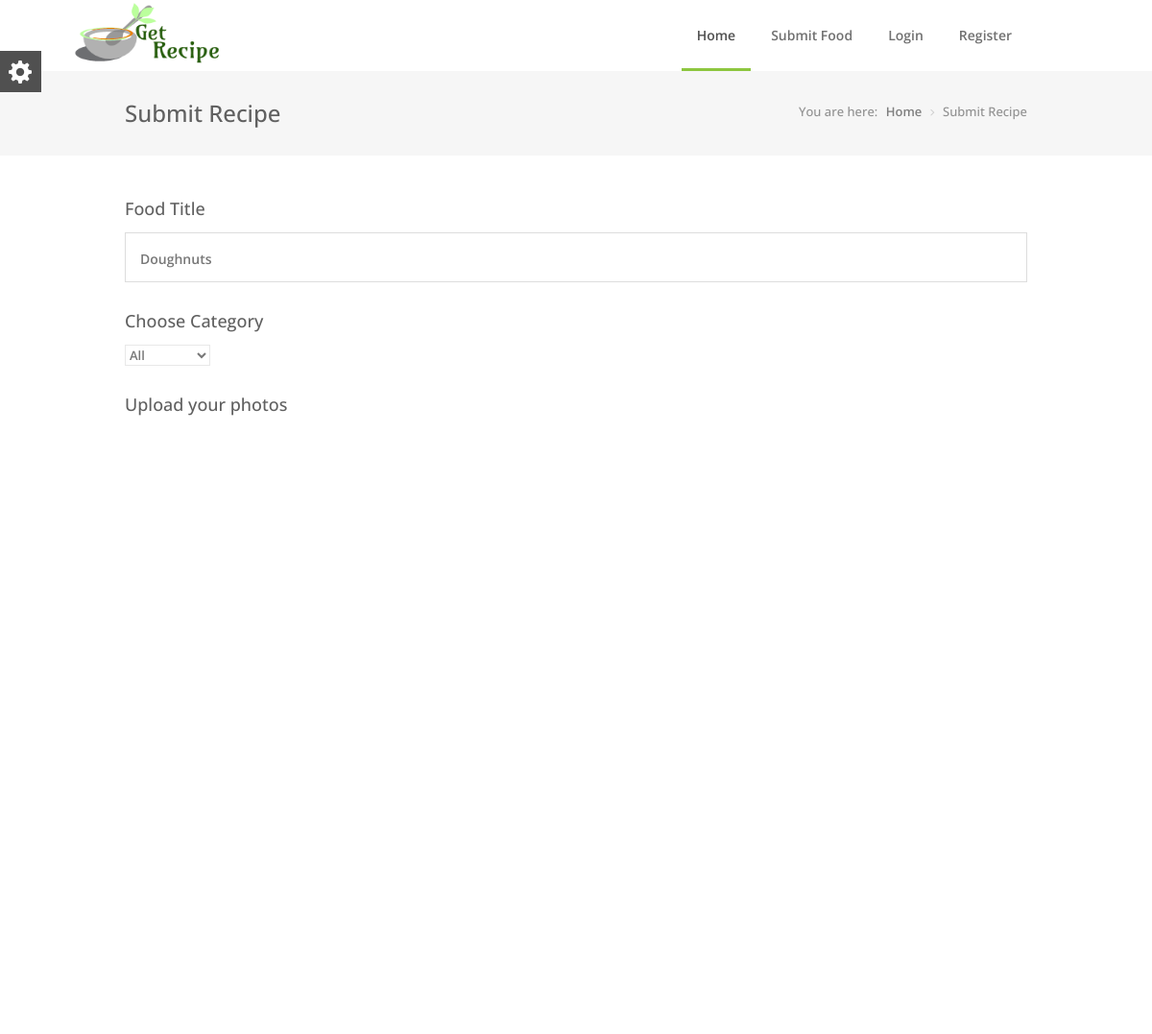
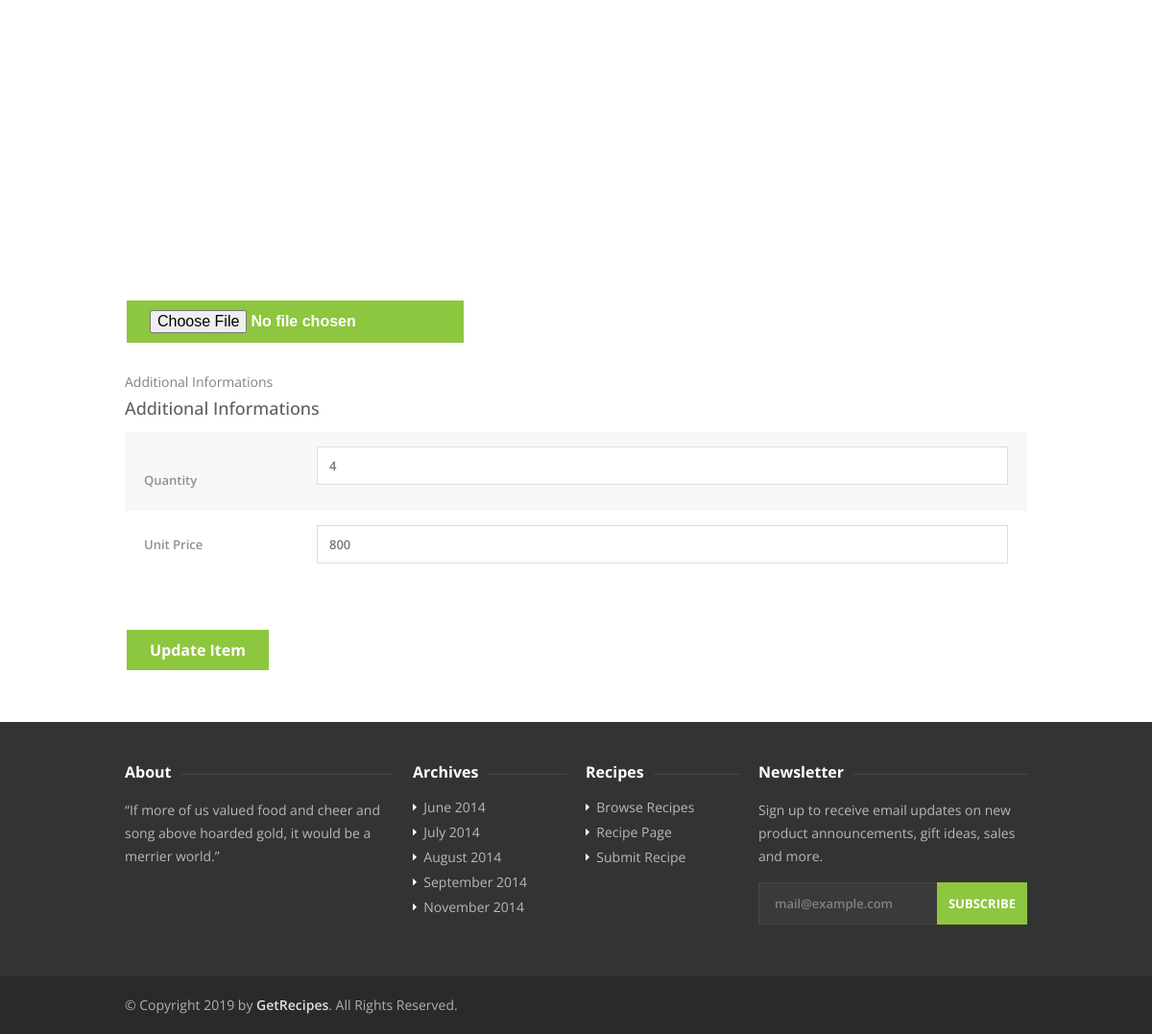
Screenshot of /edit.php?foodID=19 with the database file from the repository (2 pictures, top to bottom).
### tables this page shows
CREATE TABLE IF NOT EXISTS `fooditem` (
  `foodID` int(11) NOT NULL AUTO_INCREMENT,
  `Name` varchar(255) NOT NULL,
  `picsource` varchar(350) NOT NULL,
  `Quantity` varchar(255) NOT NULL,
  `UnitPrice` varchar(255) NOT NULL,
  `CatagoryID` int(11) NOT NULL,
  `userID` int(11) NOT NULL,
  PRIMARY KEY (`foodID`)
);

### edit.php (the view, shortened to what this page needs)
<?php
   require 'header.php';
   require 'db.php';
   $foodID = $_GET['foodID'] ;
   $sql = "SELECT * FROM fooditem WHERE foodID = '$foodID'";
   $statement = $connection -> prepare($sql);
   $statement->execute([':foodID'=> $foodID]);
   $re = $statement->fetch(PDO::FETCH_OBJ);
   ?>
<section id="titlebar">
   <div class="container">
      <div class="eight columns">
         <h2>Submit Recipe</h2>
      </div>
      <div class="eight columns">
         <nav id="breadcrumbs">
            <ul>
               <li>You are here:</li>
               <li><a href="#">Home</a></li>
               <li>Submit Recipe</li>
            </ul>
         </nav>
      </div>
   </div>
</section>
<div class="container">
   <div class="sixteen columns">
      <div class="submit-recipe-form">
         <form method="POST" action="" enctype="multipart/form-data">
            <h4>Food Title</h4>
            <nav class="title" >
               <input required="" class="search-field" name="title" type="text" placeholder="" value="<?= $re->Name ?>"/>
            </nav>
            <div class="select">
               <h4>Choose Category</h4>
               <select required="" data-placeholder="<?= $re->CatagoryID ?>" class="chosen-select-no-single" name="catagory" id="catagory">
                  <option value="1">All</option>
               </select>
            </div>
            <h4>Upload your photos</h4>
            <img src=""  value="<?= $re->picsource ?>" height="100" width="100">
            <input required="" class="buttona buttonb" type="file" name="uploadfile">
            Additional Informations
            <h4>Additional Informations</h4>
            <fieldset class="additional-info">
               <table>
                  <tr class="ingredients-cont">
                     <td class="label"><label for="1">Quantity</label></td>
                     <td><input required="" id="quantity" name="quantity" type="text" value="<?= $re->Quantity ?>" /> </td>
                  </tr>
                  <tr class="ingredients-cont">
                     <td class="label"><label for="2">Unit Price</label></td>
                     <td><input required="" id="price" name="price" type="text" value="<?= $re->UnitPrice ?>" /></td>
                  </tr>
               </table>
            </fieldset>
            <button type="submit" name="submit" href="index.php" class="buttona buttonb">Update Item</button>
         </form>
      </div>
   </div>
</div>
</div>
<?php
   require 'footer.php'; ?>

### css/base.css (style rules this page uses)
html,body,div,span,applet,object,iframe,h1,h2,h3,h4,h5,h6,p,blockquote,pre,a,abbr,acronym,address,big,cite,code,del,dfn,em,img,ins,kbd,q,s,samp,small,strike,strong,sub,sup,tt,var,b,u,i,center,dl,dt,dd,ol,ul,li,fieldset,form,label,legend,table,caption,tbody,tfoot,thead,tr,th,td,article,aside,canvas,details,embed,figure,figcaption,footer,header,hgroup,menu,nav,output,ruby,section,summary,time,mark,audio,video { margin:0;padding:0;border:0;font-size:100%;font:inherit;vertical-align:baseline }
article,aside,details,figcaption,figure,footer,header,hgroup,menu,nav,section { display:block }
body { line-height:1 }
ol,ul { list-style:none }
table { border-collapse:collapse;border-spacing:0 }
body { background:#fff;font-size:14px;line-height:24px;color:gray;-webkit-font-smoothing:antialiased;-webkit-text-size-adjust:100%;overflow-x:hidden }
body,h1,h2,h3,h4,h5,h6,input[type=button],input[type=submit],input[type=text],input[type=password],input[type=email],textarea,select,button { font-family:open sans,helveticaneue,helvetica neue,Helvetica,Arial,sans-serif }
img,object,video { height:auto;display:block }
img { width:auto;border:0;-ms-interpolation-mode:bicubic }
h1,h2,h3,h4,h5,h6 { color:#606060;font-weight:500 }
h2 { font-size:24px;line-height:30px }
h4 { font-size:18px;line-height:30px }
a,a:visited { color:#8dc63f;text-decoration:none;outline:0;-webkit-transition:color .2s ease-in-out;-moz-transition:color .2s ease-in-out;-o-transition:color .2s ease-in-out;-transition:color .2s ease-in-out }
ul,ol { margin:0 }
ul { list-style:none outside }
li { line-height:18px }
input[type=text],input[type=password],input[type=email],textarea,select { padding:10px 12px;outline:none;font-size:13px;color:#777;margin:0;max-width:100%;display:block;background-color:#fff;border:1px solid #e8e8e8;font-weight:600 }
select { padding:0 }
label,legend { display:block;font-weight:700;font-size:14px;font-weight:400;margin-bottom:5px }
input { -webkit-transition:all .1s ease-in-out;-moz-transition:all .1s ease-in-out;-o-transition:all .1s ease-in-out;-ms-transition:all .1s ease-in-out;transition:all .1s ease-in-out }

### css/responsive.css (style rules this page uses)
.container .column,.container .columns { float:left;display:inline;margin-left:10px;margin-right:10px }
.container .eight.columns { width:580px }
.container .sixteen.columns { width:1180px }
@media only screen and (min-width:960px) and (max-width:1389px) { .container { position:relative;width:960px;margin:0 auto;padding:0 } }
@media only screen and (min-width:960px) and (max-width:1389px) { .container .column,.container .columns { float:left;display:inline;margin-left:10px;margin-right:10px } }
@media only screen and (min-width:960px) and (max-width:1389px) { .container .eight.columns { width:460px } }
@media only screen and (min-width:960px) and (max-width:1389px) { .container .sixteen.columns { width:940px } }
.container:after { content:"\0020";display:block;height:0;clear:both;visibility:hidden }

### header.php (style rules this page uses)
.buttona { background-color: #8dc63f; border: none; color: white; text-align: center; text-decoration: none; display: inline-block; font-size: 16px; font-weight: 700; margin: 4px 2px; cursor: pointer; }
.buttonb { padding: 10px 24px; }

### rows the page displays
fooditem: title "Doughnuts", catagory "All", quantity "4", price "800"
